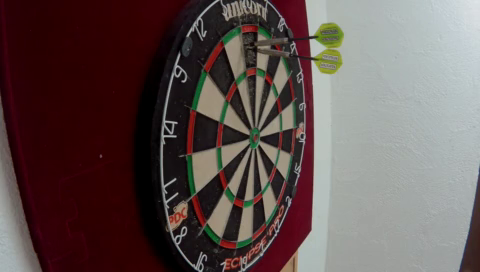
#> input picture frame 281 of img_vid/ThrowDart_Komp.MP4, 480 x 272 px
$ python bgSub_test.py
#> lines starting #> are read from the running program, lines starting #| are printed output that depends on the picture; after the words box and inside, x2 and y2 are one past the last pixel; in counts of white or black regions, pixels touching at a corner belong together
import cv2
import numpy as np

# original video - too big
#cap = cv2.VideoCapture ("../img_vid/ThrowDart.MP4")

# smaller file
cap = cv2.VideoCapture ("../img_vid/ThrowDart_Komp.MP4")

fgbg = cv2.createBackgroundSubtractorMOG2()


while True:
    ret, frame = cap.read()
#> frame is the input picture: shape (272, 480, 3); mean B, G, R 81, 82.8, 98.2
    fgmask = fgbg.apply(frame)
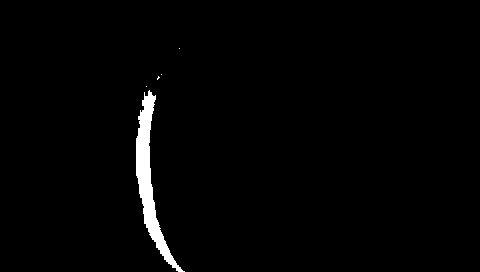
#> fgmask: shape (272, 480); values 127 (black) and 255 (white), 1.7% white; 5 white regions (4 under 20 px), largest, box (x1, y1, x2, y2) and area: (136, 90, 185, 272) 2199

    cv2.imshow('original', frame)
    cv2.imshow('fg', fgmask)

    # [7 lines of commented-out code are left out]

    k = cv2.waitKey(30) & 0xff
#> (key Esc is pressed here)
    if k==27:
        break

cap.release()
cv2.destroyAllWindows()

$ run again, starting later in the video
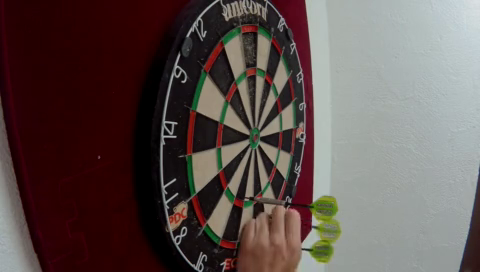
#> input picture frame 1268 of img_vid/ThrowDart_Komp.MP4, 480 x 272 px
#> frame is the input picture: shape (272, 480, 3); mean B, G, R 78.5, 81.2, 95
#> `fgmask = fgbg.apply(frame)`:
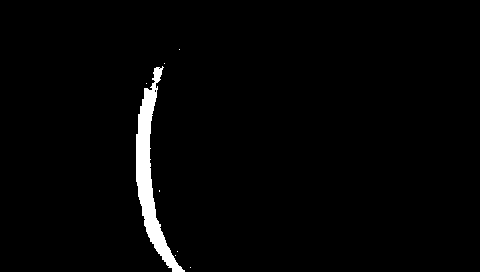
#> fgmask: shape (272, 480); values 127 (black) and 255 (white), 2.1% white; 8 white regions (7 under 20 px), largest, box (x1, y1, x2, y2) and area: (136, 66, 185, 272) 2711

$ run again, starting later in the video
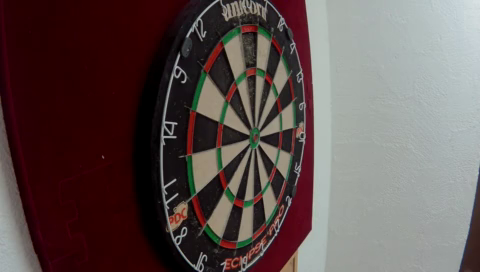
#> input picture frame 2254 of img_vid/ThrowDart_Komp.MP4, 480 x 272 px
#> frame is the input picture: shape (272, 480, 3); mean B, G, R 80.3, 82, 96.4
#> `fgmask = fgbg.apply(frame)`:
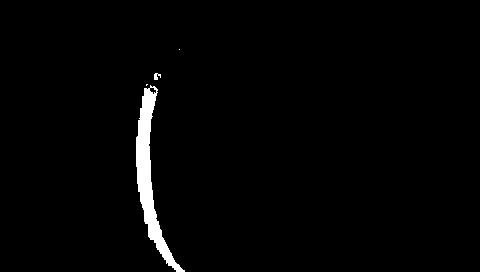
#> fgmask: shape (272, 480); values 127 (black) and 255 (white), 1.8% white; 4 white regions (2 under 20 px), largest, box (x1, y1, x2, y2) and area: (136, 85, 185, 272) 2356, (154, 73, 161, 80) 32
